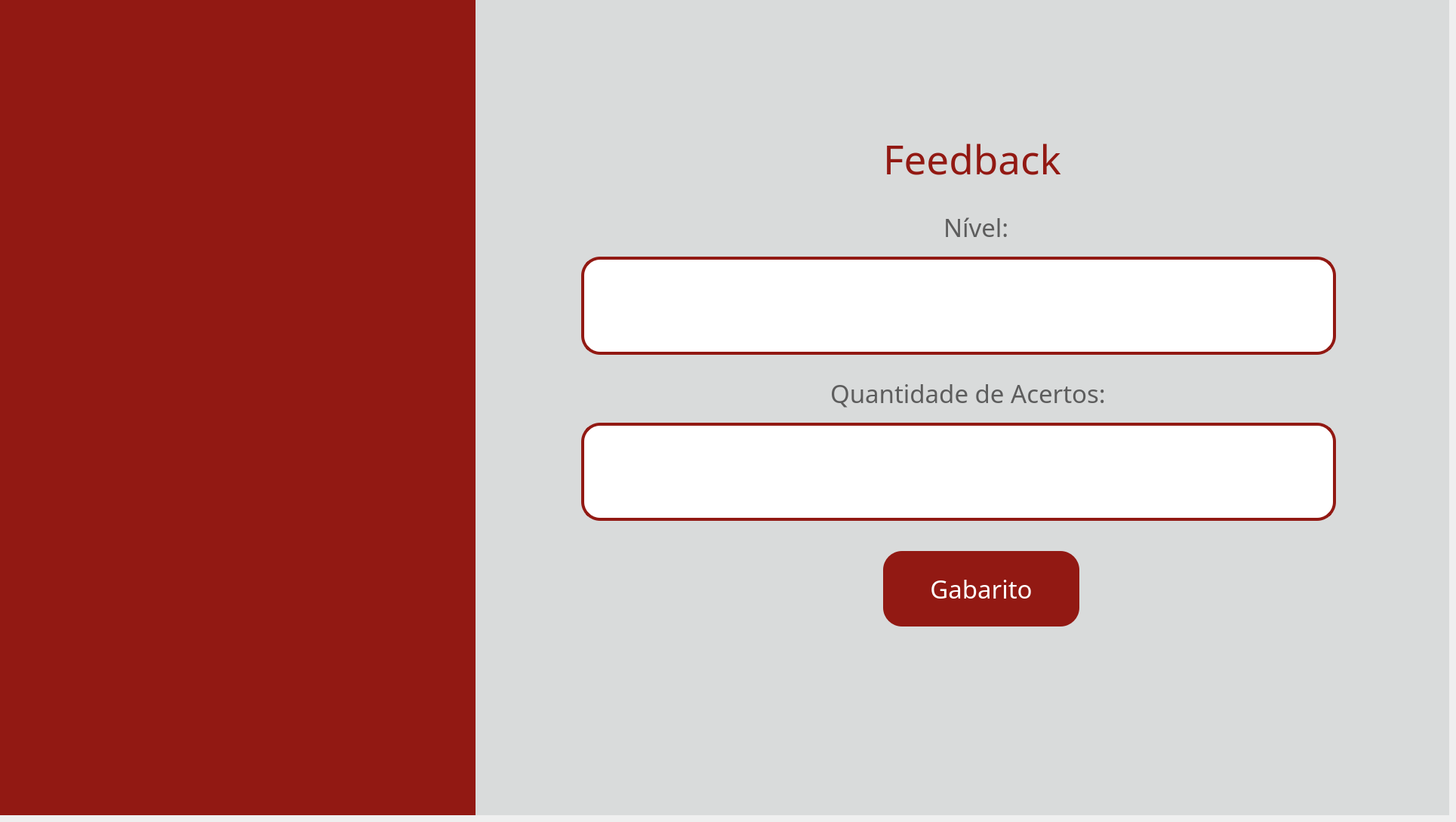
    <widget class="QWidget" name="pg_feedback">
     <widget class="QWidget" name="fundo_feedback" native="true">
      <property name="geometry">
       <rect>
        <x>0</x>
        <y>0</y>
        <width>1920</width>
        <height>1080</height>
       </rect>
      </property>
      <property name="styleSheet">
       <string notr="true">background-color: #d9dbdb</string>
      </property>
      <widget class="QWidget" name="barra_feedback" native="true">
       <property name="geometry">
        <rect>
         <x>0</x>
         <y>-11</y>
         <width>630</width>
         <height>1091</height>
        </rect>
       </property>
       <property name="styleSheet">
        <string notr="true">background-color: #921913;</string>
       </property>
       <widget class="QLabel" name="img_fundo_feedback">
        <property name="geometry">
         <rect>
          <x>-60</x>
          <y>-60</y>
          <width>721</width>
          <height>1200</height>
         </rect>
        </property>
        <property name="text">
         <string/>
        </property>
        <property name="pixmap">
         <pixmap>../images/fundoetec.png</pixmap>
        </property>
        <property name="scaledContents">
         <bool>true</bool>
        </property>
       </widget>
      </widget>
      <widget class="QLabel" name="lbl_titulo_feedback">
       <property name="geometry">
        <rect>
         <x>1170</x>
         <y>180</y>
         <width>251</width>
         <height>61</height>
        </rect>
       </property>
       <property name="font">
        <font>
         <family>Arbutus Slab</family>
         <pointsize>40</pointsize>
        </font>
       </property>
       <property name="styleSheet">
        <string notr="true">color: #921913;</string>
       </property>
       <property name="text">
        <string>Feedback</string>
       </property>
      </widget>
      <widget class="QLabel" name="lbl_nivel_feedback">
       <property name="geometry">
        <rect>
         <x>1250</x>
         <y>270</y>
         <width>101</width>
         <height>61</height>
        </rect>
       </property>
       <property name="font">
        <font>
         <family>Arbutus Slab</family>
         <pointsize>25</pointsize>
        </font>
       </property>
       <property name="styleSheet">
        <string notr="true">color: #5d5d5d</string>
       </property>
       <property name="text">
        <string>Nível:</string>
       </property>
      </widget>
      <widget class="QLabel" name="lbl_modo">
       <property name="geometry">
        <rect>
         <x>770</x>
         <y>340</y>
         <width>1000</width>
         <height>130</height>
        </rect>
       </property>
       <property name="font">
        <font>
         <family>Arbutus Slab</family>
         <pointsize>25</pointsize>
        </font>
       </property>
       <property name="styleSheet">
        <string notr="true">background-color: white;
border: 4px solid #921913;
color: black;
border-radius: 25px;</string>
       </property>
       <property name="text">
        <string/>
       </property>
       <property name="alignment">
        <set>Qt::AlignmentFlag::AlignCenter</set>
       </property>
      </widget>
      <widget class="QPushButton" name="btn_gabarito">
       <property name="geometry">
        <rect>
         <x>1170</x>
         <y>730</y>
         <width>260</width>
         <height>100</height>
        </rect>
       </property>
       <property name="font">
        <font>
         <family>Arbutus Slab</family>
         <pointsize>25</pointsize>
        </font>
       </property>
       <property name="styleSheet">
        <string notr="true">QPushButton{
    background-color: #921913;
    border: none;
    border-radius: 25px;
    color: white;
}

QPushButton:hover{
    background-color: #7a1410;
}

QPushButton:pressed{
    background-color: #5a0f0c;
}</string>
       </property>
       <property name="text">
        <string>Gabarito</string>
       </property>
      </widget>
      <widget class="QLabel" name="lbl_acertos">
       <property name="geometry">
        <rect>
         <x>770</x>
         <y>560</y>
         <width>1000</width>
         <height>130</height>
        </rect>
       </property>
       <property name="font">
        <font>
         <family>Arbutus Slab</family>
         <pointsize>25</pointsize>
        </font>
       </property>
       <property name="styleSheet">
        <string notr="true">background-color: white;
border: 4px solid #921913;
color: black;
border-radius: 25px;</string>
       </property>
       <property name="text">
        <string/>
       </property>
       <property name="alignment">
        <set>Qt::AlignmentFlag::AlignCenter</set>
       </property>
      </widget>
      <widget class="QLabel" name="lbl_acertos_feedback">
       <property name="geometry">
        <rect>
         <x>1100</x>
         <y>490</y>
         <width>381</width>
         <height>61</height>
        </rect>
       </property>
       <property name="font">
        <font>
         <family>Arbutus Slab</family>
         <pointsize>25</pointsize>
        </font>
       </property>
       <property name="styleSheet">
        <string notr="true">color: #5d5d5d</string>
       </property>
       <property name="text">
        <string>Quantidade de Acertos:</string>
       </property>
      </widget>
      <widget class="QLabel" name="lbl_logo_cps_feedback">
       <property name="geometry">
        <rect>
         <x>1550</x>
         <y>940</y>
         <width>111</width>
         <height>71</height>
        </rect>
       </property>
       <property name="text">
        <string/>
       </property>
       <property name="pixmap">
        <pixmap>../images/logocps.png</pixmap>
       </property>
       <property name="scaledContents">
        <bool>true</bool>
       </property>
      </widget>
      <widget class="QLabel" name="lbl_logo_etec_feedback">
       <property name="geometry">
        <rect>
         <x>1690</x>
         <y>950</y>
         <width>151</width>
         <height>91</height>
        </rect>
       </property>
       <property name="text">
        <string/>
       </property>
       <property name="pixmap">
        <pixmap>../images/logoetec.png</pixmap>
       </property>
       <property name="scaledContents">
        <bool>true</bool>
       </property>
      </widget>
     </widget>
    </widget>
